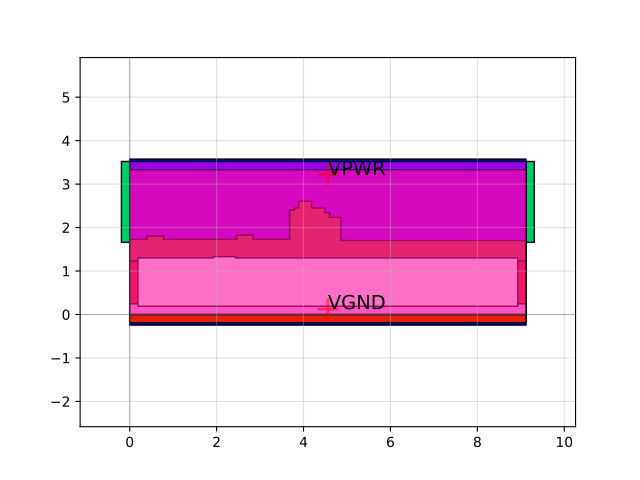

Write the Python code that produced this figure.
import sky130

c = sky130.components.sky130_fd_sc_hs__dlrbp_2()
c.plot()
